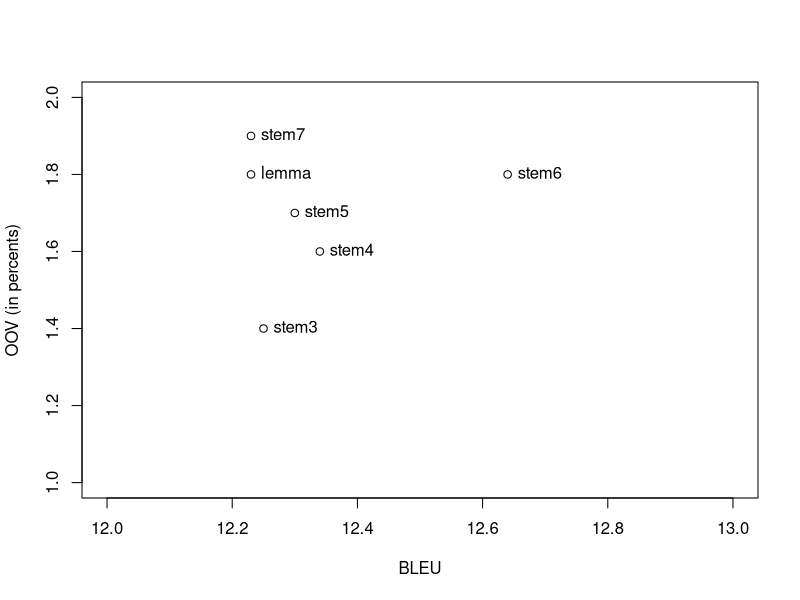

Recreate this plot in R.
png("rucs_align.png")
BLEU<-c(12.23, 12.25, 12.34, 12.3, 12.64, 12.23)
OOV<-c(1.8, 1.4, 1.6, 1.7, 1.8, 1.9)
natpisi<-c("lemma", "stem3", "stem4", "stem5", "stem6", "stem7")
plot(BLEU,OOV, xlim=c(12,13), ylim=c(1,2), ylab="OOV (in percents)")
text(BLEU, OOV, natpisi, pos=4)
dev.off()